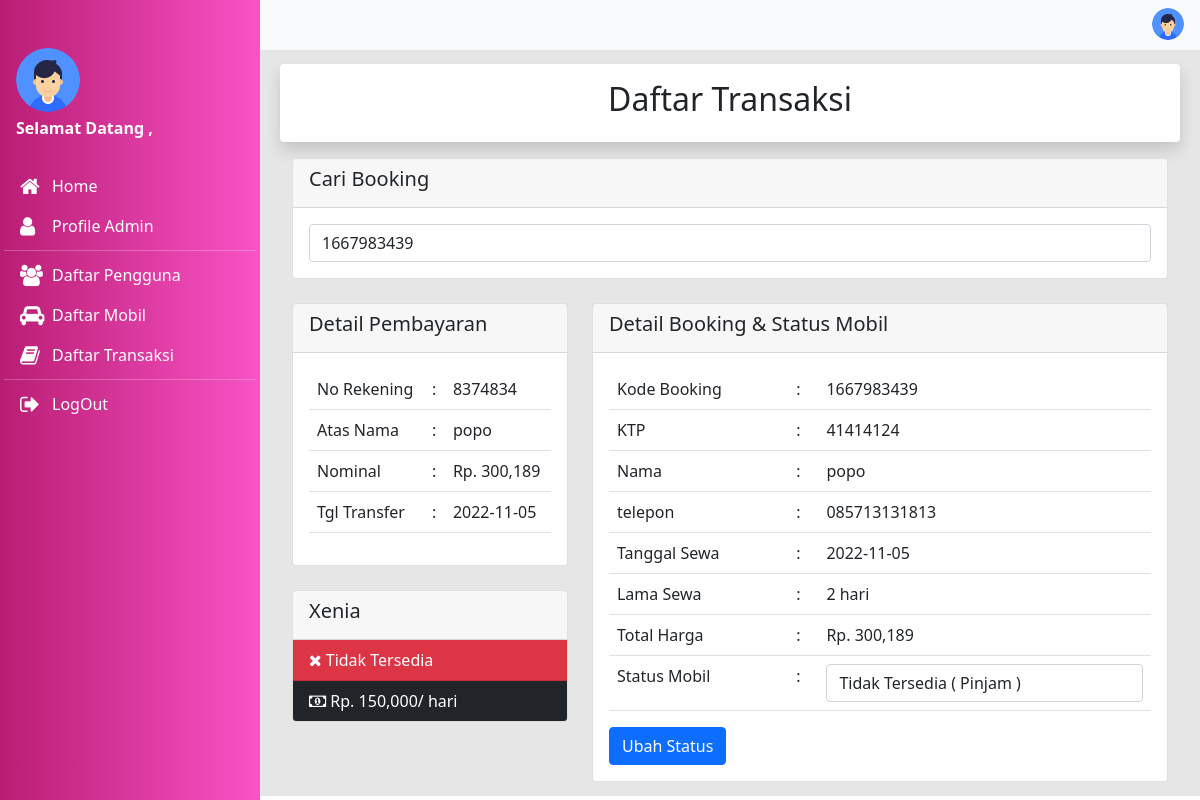
The app's page /Admin/booking/peminjaman.php?id=1667983439 with its own data.
### tables this page shows
CREATE TABLE `pembayaran` (
  `id_pembayaran` int(11) NOT NULL,
  `id_booking` int(255) NOT NULL,
  `no_rekening` int(255) NOT NULL,
  `nama_rekening` varchar(255) NOT NULL,
  `nominal` int(255) NOT NULL,
  `tanggal` varchar(255) NOT NULL
);

CREATE TABLE `mobil` (
  `id_mobil` int(11) NOT NULL,
  `no_plat` varchar(255) NOT NULL,
  `merk` varchar(255) NOT NULL,
  `harga` int(255) NOT NULL,
  `deskripsi` varchar(255) NOT NULL,
  `status` varchar(255) NOT NULL,
  `gambar` text NOT NULL
);

CREATE TABLE `booking` (
  `id_booking` int(11) NOT NULL,
  `kode_booking` varchar(255) NOT NULL,
  `id_login` int(11) NOT NULL,
  `id_mobil` int(11) NOT NULL,
  `ktp` varchar(255) NOT NULL,
  `nama` varchar(255) NOT NULL,
  `alamat` varchar(255) NOT NULL,
  `no_tlp` varchar(15) NOT NULL,
  `tanggal` varchar(255) NOT NULL,
  `lama_sewa` int(11) NOT NULL,
  `total_harga` int(11) NOT NULL,
  `konfirmasi_pembayaran` varchar(255) NOT NULL,
  `tgl_input` varchar(255) NOT NULL
);

### Admin/booking/peminjaman.php (the view, shortened to what this page needs)
<?php
require '../koneksi/koneksi.php';
if(!empty($_GET['id'])){
    $kode_booking = $_GET['id'];
    $hasil = $koneksi->query("SELECT * FROM booking WHERE kode_booking = '$kode_booking'")->fetch();
    $id_booking = $hasil['id_booking'];
    $hsl = $koneksi->query("SELECT * FROM pembayaran WHERE id_booking = '$id_booking'")->fetch();
    $id = $hasil['id_mobil'];
    $isi = $koneksi->query("SELECT * FROM mobil WHERE id_mobil = '$id'")->fetch();
}
?>
<!DOCTYPE html>
<html lang="en">
<head>
    <link rel="stylesheet" href="../assets/app/css/bootstrap.min.css">
    <link rel="stylesheet" href="../assets/icons/css/font-awesome.min.css">
    <link rel="stylesheet" href="../dist/css/index.css">
</head>
<body>
    <div class="wrapper">
        <nav class="navbar navbar-expand-md navbar-light bg-light py-1">
            <div class="container-fluid">
                <button class="btn btn-default" id="btn-slider" type="button">
                    <i class="fa fa-bars fa-lg" aria-hidden="true"></i>
                </button>
                <a class="navbar-brand me-auto text-danger" href="#">Dash<span class="text-warning">Board</span></a>
                <ul class="nav ms-auto">
                    <li class="nav-item dropstart">
                    <li class="nav-item dropstart">
                        <a class="nav-link text-dark ps-3 pe-1" href="#" id="navbarDropdown" role="button"
                            data-bs-toggle="dropdown">
                            <img src="../images/user/user.png" alt="user" class="img-user">
                        </a>
                    </li>
                </ul>
            </div>
        </nav>
        <div class="slider" id="sliders">
            <div class="slider-head">
                <div class="d-block pt-4 pb-3 px-3">
                    <img src="../images/user/user.png" alt="user" class="slider-img-user mb-2">
                    <p class="fw-bold mb-0 lh-1 text-white"> Selamat Datang , <?php echo $_SESSION['USER']['nama_pengguna'];?></p>
                </div>
            </div>
            <div class="slider-body px-1">
                <nav class="nav flex-column">
                    <a class="nav-link px-3 active" a href="../index.php">
                        <i class="fa fa-home fa-lg box-icon" aria-hidden="true"></i>Home
                    </a>
                    <a class="nav-link px-3" a href="../profile.php">
                        <i class="fa fa-user fa-lg box-icon" aria-hidden="true"></i>Profile Admin
                    </a>
                    <hr class="soft my-1 bg-white">
                    <a class="nav-link px-3" a href="../daftarpengguna.php">
                        <i class="fa fa-users fa-lg box-icon" aria-hidden="true"></i>Daftar Pengguna
                    </a>
                    <a class="nav-link px-3" a href="../mobil.php">
                        <i class="fa fa-car fa-lg box-icon" aria-hidden="true"></i>Daftar Mobil
                    </a>
                    <a class="nav-link px-3" a href="booking.php">
                        <i class="fa fa-book fa-lg box-icon" aria-hidden="true"></i>Daftar Transaksi
                    </a>
                    <hr class="soft my-1 bg-white">
                    <a class="nav-link px-3" a href="../logout.php">
                        <i class="fa fa-sign-out fa-lg box-icon" aria-hidden="true"></i>LogOut
                    </a>
                </nav>
            </div>
        </div>
        <div class="main-pages">
        <div class="container-fluid">
                <div class="row g-2 mb-3">
                    <div class="col-12">
                        <div class="d-block bg-white rounded shadow p-3">
                            <center><h2>Daftar Transaksi</h2></center>
                        </div>
                    </div>
                </div>
                <div class="container">
<div class="row">
    <div class="col-sm-12">
        <div class="card">
            <div class="card-header">
                <h5> Cari Booking</h5>
            </div>
            <div class="card-body">
                <form method="get" action="peminjaman.php">
                    <input type="text" class="form-control"
                    value="<?php if(!empty($_GET['id'])){ echo $_GET['id']; }?>" name="id" placeholder="Tulis Kode Booking [ ENTER ]">
                </form>
            </div>
        </div>
        <br>
    </div>
    <?php if(!empty($_GET['id'])){?>
    <div class="col-sm-4">
        <div class="card">
            <div class="card-header">
                <h5> Detail Pembayaran</h5>
            </div>
            <div class="card-body">
                <table class="table">
                    <tr>
                        <td>No Rekening</td>
                        <td> :</td>
                        <td><?= $hsl['no_rekening'];?></td>
                    </tr>
                    <tr>
                        <td>Atas Nama </td>
                        <td> :</td>
                        <td><?= $hsl['nama_rekening'];?></td>
                    </tr>
                    <tr>
                        <td>Nominal  </td>
                        <td> :</td>
                        <td>Rp. <?= number_format($hsl['nominal']);?></td>
                    </tr>
                    <tr>
                        <td>Tgl  Transfer</td>
                        <td> :</td>
                        <td><?= $hsl['tanggal'];?></td>
                    </tr>
                </table>
            </div>
        </div>
        <br/>
        <div class="card">
            <div class="card-header">
                <h5 class="card-title"><?php echo $isi['merk'];?></h5>
            </div>
                <ul class="list-group list-group-flush">
                <?php if($isi['status'] == 'Tersedia'){?>
                    <li class="list-group-item bg-primary text-white">
                        <i class="fa fa-check"></i> Tersedia
                    </li>
                <?php }else{?>
                    <li class="list-group-item bg-danger text-white">
                        <i class="fa fa-close"></i> Tidak Tersedia
                    </li>
                <?php }?>
                <li class="list-group-item bg-dark text-white">
                    <i class="fa fa-money"></i> Rp. <?php echo number_format($isi['harga']);?>/ hari
                </li>
            </ul>
        </div>
    </div>
    <div class="col-sm-8">
         <div class="card">
            <div class="card-header">
                <h5 class="card-title">Detail Booking & Status Mobil</h5>
            </div>
           <div class="card-body">
               <form method="post" action="proses.php?id=konfirmasi2">
                    <table class="table">
                        <tr>
                            <td>Kode Booking  </td>
                            <td> :</td>
                            <td><?php echo $hasil['kode_booking'];?></td>
                        </tr>
                        <tr>
                            <td>KTP  </td>
                            <td> :</td>
                            <td><?php echo $hasil['ktp'];?></td>
                        </tr>
                        <tr>
                            <td>Nama  </td>
                            <td> :</td>
                            <td><?php echo $hasil['nama'];?></td>
                        </tr>
                        <tr>
                            <td>telepon  </td>
                            <td> :</td>
                            <td><?php echo $hasil['no_tlp'];?></td>
                        </tr>
                        <tr>
                            <td>Tanggal Sewa </td>
                            <td> :</td>
                            <td><?php echo $hasil['tanggal'];?></td>
                        </tr>
                        <tr>
                            <td>Lama Sewa </td>
                            <td> :</td>
                            <td><?php echo $hasil['lama_sewa'];?> hari</td>
                        </tr>
                        <tr>
                            <td>Total Harga </td>
                            <td> :</td>
                            <td>Rp. <?php echo number_format($hasil['total_harga']);?></td>
                        </tr>
                        <tr>
                            <td>Status Mobil</td>
                            <td> :</td>
                            <td>
                                <select class="form-control" name="status">
                                    <option <?php if($isi['status'] == 'Tidak Tersedia'){echo 'selected';}?> value="Tidak Tersedia">
                                        Tidak Tersedia ( Pinjam )
                                    </option>
                                </select>
                            </td>
                        </tr>
                    </table>
                    <button type="submit" class="btn btn-primary float-right">
                        Ubah Status
                    </button>
            </form>
           </div>
         </div>
    </div>
    <?php }?>
</div>
</div>
    </div>
</body>
</html>

### records on screen
pembayaran: no_rekening "8374834", nama_rekening "popo", nominal "300,189", tanggal "2022-11-05"
mobil: merk "Xenia", harga "150,000", status "Tidak Tersedia ( Pinjam )"
booking: kode_booking "1667983439", ktp "41414124", nama "popo", no_tlp "085713131813", tanggal "2022-11-05", lama_sewa "2", total_harga "300,189"
